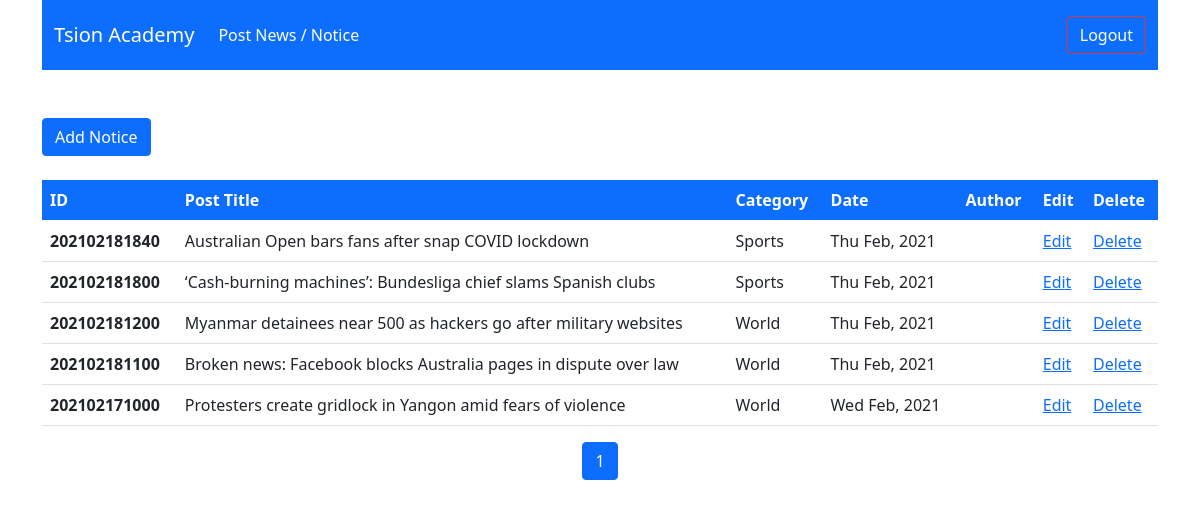
The page /post.php (signed in) on the database its author committed.
### tables this page shows
CREATE TABLE `post` (
  `post_id` varchar(50) NOT NULL,
  `post_desc` text NOT NULL,
  `category` varchar(20) NOT NULL,
  `post_date` varchar(30) NOT NULL,
  `author` varchar(20) NOT NULL,
  `image` text NOT NULL,
  `post_title` varchar(100) NOT NULL
);

CREATE TABLE `category` (
  `category_id` int(20) NOT NULL,
  `category_name` text NOT NULL,
  `number_of_post` int(11) NOT NULL
);

### post.php (the view, shortened to what this page needs)
<!DOCTYPE html>
<html lang="en">
<head>
    <link href="https://cdn.jsdelivr.net/npm/bootstrap@5.0.0-beta1/dist/css/bootstrap.min.css" rel="stylesheet">
</head>
<body class="container">
<nav class="navbar navbar-expand-lg navbar-dark bg-primary">
                    <div class="container">
                        <a class="navbar-brand text-white" href="#">Tsion Academy</a>
                        <div class="collapse navbar-collapse" id="navbarText">
                        <ul class="navbar-nav me-auto mb-2 mb-lg-0">
                            <li class="nav-item">
                            <a class="nav-link active" aria-current="page" href="#">Post News / Notice </a>
                            </li>
                        </ul>
                        <span class="navbar-text text-white">
                            <a href="logout.php" class="btn btn-outline-danger">Logout</a>
                        </span>
                        </div>
                    </div>
                    </nav>
                    <br>
                    <br>
                    <a href="add_post.php?error=<?php echo '101' ?>" type="button" class="btn btn-primary">Add Notice</a>
                    <br>
                    <br>
                        <div class="table-responsive">
    <?php
        include "configure.php";
        $limit = 10;
        if(isset($_GET['page'])){
            $page_num = $_GET['page'];
        }else{
            $page_num = 1;
        }
        $offset = ($page_num-1) * $limit;
        $query = "SELECT post.post_id, post.post_title, post.post_date,post.category,
        category.category_name,users.username FROM post
        LEFT JOIN category ON post.category = category.category_id
        LEFT JOIN users ON post.author = users.id
        ORDER BY post.post_id DESC LIMIT {$offset},{$limit}";
        $result = mysqli_query($connection,$query) or die("Can't Query");
        $count = mysqli_num_rows($result);
        if($count > 0){
    ?>
                            <table class="table">
                                <thead class="bg-primary text-white">
                                    <tr>
                                    <th scope="col">ID</th>
                                    <th scope="col">Post Title</th>
                                    <th scope="col">Category</th>
                                    <th scope="col">Date</th>
                                    <th scope="col">Author</th>
                                    <th scope="col">Edit</th>
                                    <th scope="col">Delete</th>
                                    </tr>
                                </thead>
                                <tbody>
<?php
while($row = mysqli_fetch_assoc($result)){
?>
                                    <tr>
                                        <th><?php echo $row['post_id'] ?></th>
                                        <td><?php echo $row['post_title'] ?></td>
                                        <td><?php echo $row['category_name'] ?></td>
                                        <td><?php echo $row['post_date'] ?></td>
                                        <td><?php echo $row['username'] ?></td>
                                        <td><a href="edit_post.php?id=<?php echo $row['post_id'] ?>">Edit</a></td>
                                        <td><a href="delete_post.php?id=<?php echo $row['post_id'] ?>&cat=<?php echo $row['category'] ?>">Delete</a></td>
                                    </tr>
         <?php } ?>
                                </tbody>
                            </table>
        <?php } ?>
                        </div>
        <?php
            include "configure.php";
            $query1 = "SELECT * FROM post";
            $result1 = mysqli_query($connection,$query1) or die("Faild!");
            $count1= mysqli_num_rows($result1);
            if($count1){
                $total_page = ceil($count1/$limit);
                echo "<ul class='pagination justify-content-center'>";
                for($i = 1; $i <= $total_page; $i++){
                    if($i == $page_num){
                        $active = 'active';
                    }else{
                        $active = '';
                    }
                    echo "<li class='page-item ".$active."'><a class='page-link' href='post.php?page=".$i."'>".$i."</a></li>";
                }
                echo "</ul>";
            }
        ?>
</body>
</html>

### rows shown on the page
post: post_id "202102181840", post_title "Australian Open bars fans after snap COVID lockdown", category.category_name "Sports", post_date "Thu Feb, 2021"
post: post_id "202102181800", post_title "‘Cash-burning machines’: Bundesliga chief slams Spanish clubs", category.category_name "Sports", post_date "Thu Feb, 2021"
post: post_id "202102181200", post_title "Myanmar detainees near 500 as hackers go after military websites", category.category_name "World", post_date "Thu Feb, 2021"
post: post_id "202102181100", post_title "Broken news: Facebook blocks Australia pages in dispute over law", category.category_name "World", post_date "Thu Feb, 2021"
post: post_id "202102171000", post_title "Protesters create gridlock in Yangon amid fears of violence", category.category_name "World", post_date "Wed Feb, 2021"
